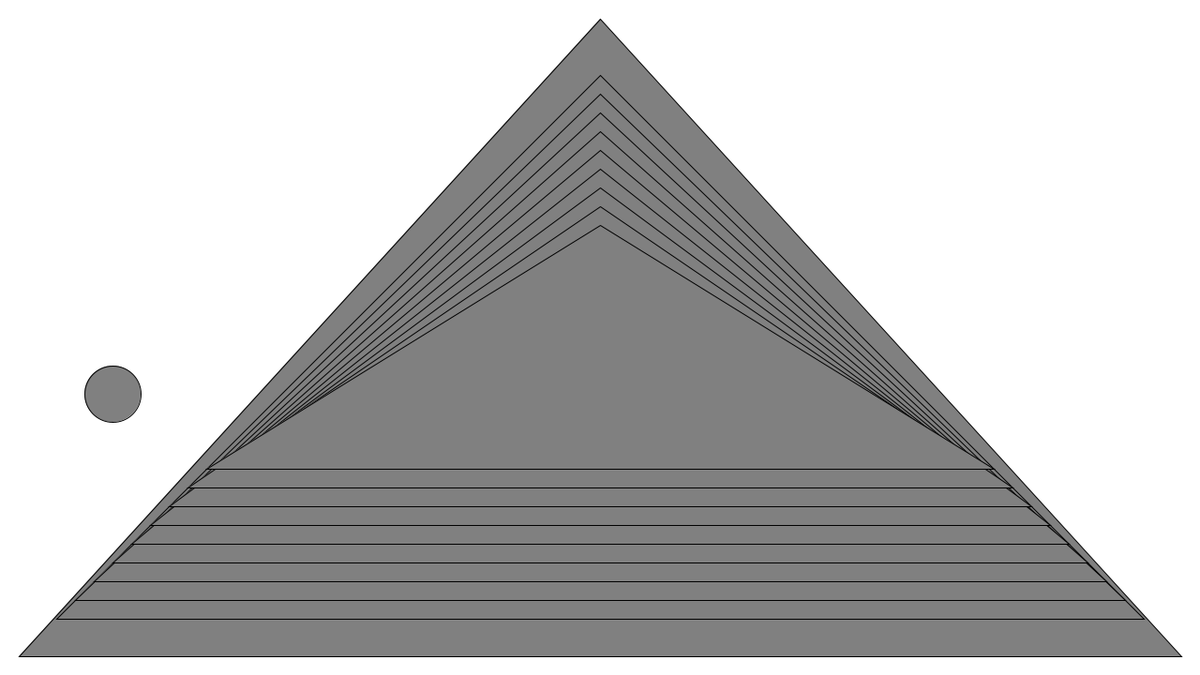
Frame 1 (no input)
Frame 60 (the mouse pressed at the canvas centre just before this capture): identical to frame 1, image omitted
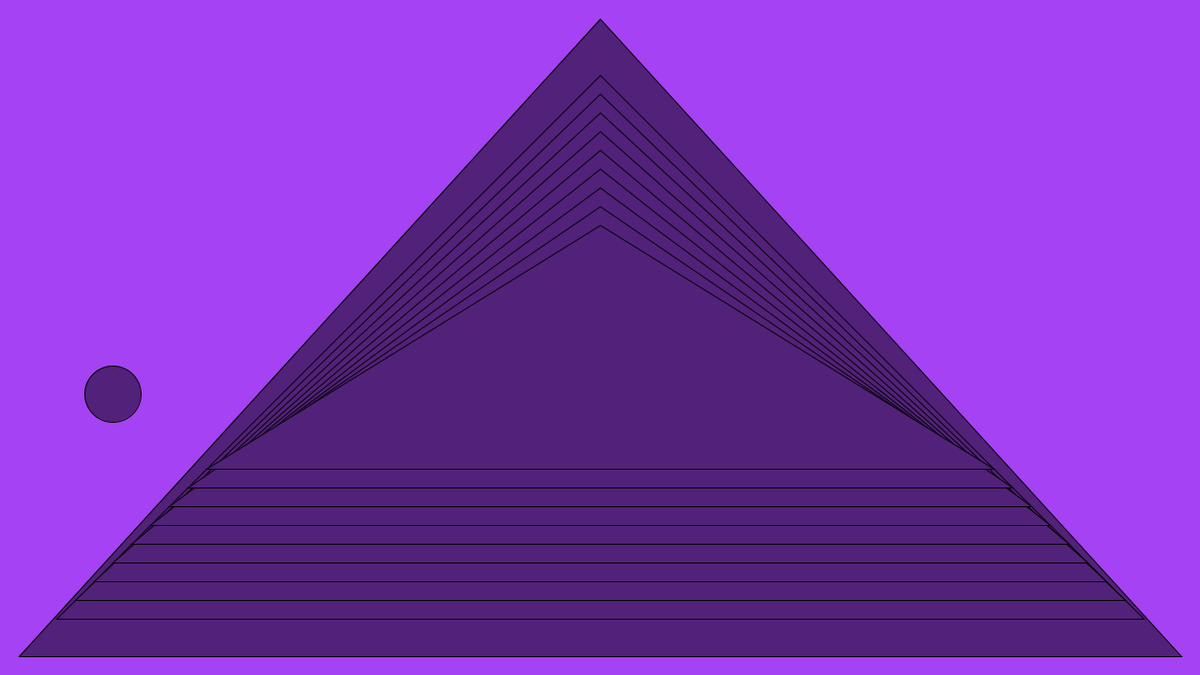
Frame 120 (the mouse held since frame 60 and released just before this capture)

The Processing sketch that drew these frames (run headless with seeded random() and noise(); from frame 60 on, the mouse is pressed at the canvas centre):

// Processing sketch: SS2__Triangulate
// ── SS2__Triangulate.pde
// WEEK 2 ASSIGNEMNT BY ZARINA BARSH "triangulate"//
// TRANGLES FOLLOW THE MOUSE, CHANGE TO RANDOM COLOUR WITH MOUTH CLICK//


float r= 256; 
float g= 256;
float b= 256;

int x= 640;
int y= 360;


void setup(){
    size(1280,720);
    rectMode(CENTER);}

    
void draw(){ 
  background(256);
  background (r, g, b); // random color pick

fill(r/2, g/2, b/2); 
//triangle(0, 720, 640, 0, 1280, 720); // 1

triangle(20, 700, 640, 20, 1260, 700); // 2
triangle(60, 660, 640, 80, 1220, 660); // 3
triangle(80, 640, 640, 100, 1200, 640); //4 
triangle(100, 620, 640, 120, 1180, 620); //5
triangle(120, 600, 640, 140, 1160, 600); //6
triangle(140, 580, 640, 160, 1140, 580); //7
triangle(160, 560, 640, 180, 1120, 560); //8
triangle(180, 540, 640, 200, 1100, 540); //9
triangle(200, 520, 640, 220, 1080, 520); //10
triangle(220, 500, 640, 240, 1060, 500); //11
//



 ellipse(120, 420, 60, 60);
 
 
} 
void mousePressed() { //cretaes a random color switch with each mouse click
  r= random (0, 256);
  g= random (0, 256);
  b= random (0, 256);
  
}
